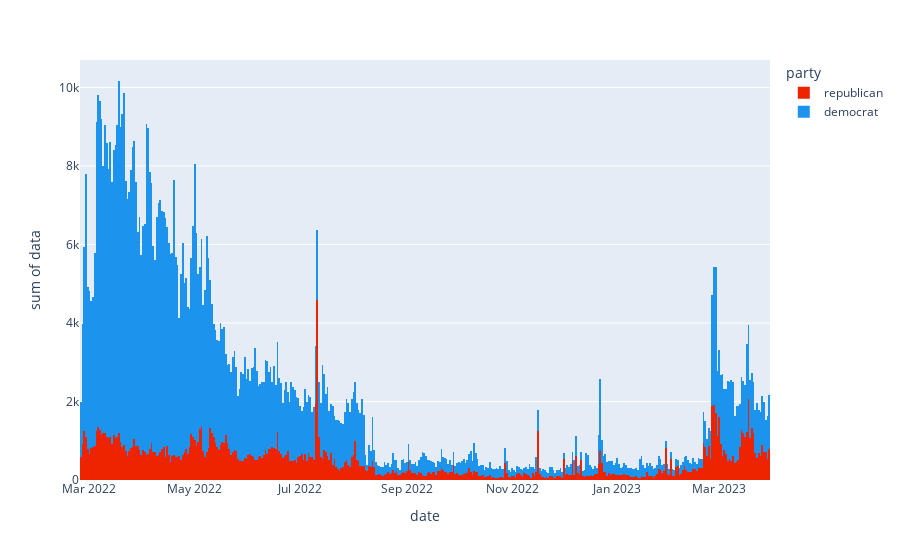

The notebook cell saved with this chart:
### Code cell
px.histogram(
    date_distribution, x='date', y='data', color='party',
    nbins=democrat_date_distribution.shape[0],
    color_discrete_map=color_scheme
)

### Figure 1 — Plotly figure (JSON) as saved in the notebook; plotly's stock layout.template omitted (floating-point values rounded to 4 significant figures; data arrays with more than 128 entries replaced by an {"elided": "..."} marker saying what was removed)
{"data": [{"alignmentgroup": "True", "bingroup": "x", "histfunc": "sum", "hovertemplate": "party=republican<br>date=%{x}<br>sum of data=%{y}<extra></extra>", "legendgroup": "republican", "marker": {"color": "#ee2400", "pattern": {"shape": ""}}, "name": "republican", "nbinsx": 400, "offsetgroup": "republican", "orientation": "v", "showlegend": true, "type": "histogram", "x": {"elided": "400 str values"}, "xaxis": "x", "y": {"elided": "400 int values"}, "yaxis": "y"}, {"alignmentgroup": "True", "bingroup": "x", "histfunc": "sum", "hovertemplate": "party=democrat<br>date=%{x}<br>sum of data=%{y}<extra></extra>", "legendgroup": "democrat", "marker": {"color": "#1c94ed", "pattern": {"shape": ""}}, "name": "democrat", "nbinsx": 400, "offsetgroup": "democrat", "orientation": "v", "showlegend": true, "type": "histogram", "x": {"elided": "400 str values"}, "xaxis": "x", "y": {"elided": "400 int values"}, "yaxis": "y"}], "layout": {"barmode": "relative", "legend": {"title": {"text": "party"}, "tracegroupgap": 0}, "margin": {"t": 60}, "xaxis": {"anchor": "y", "domain": [0, 1], "title": {"text": "date"}}, "yaxis": {"anchor": "x", "domain": [0, 1], "title": {"text": "sum of data"}}}}
